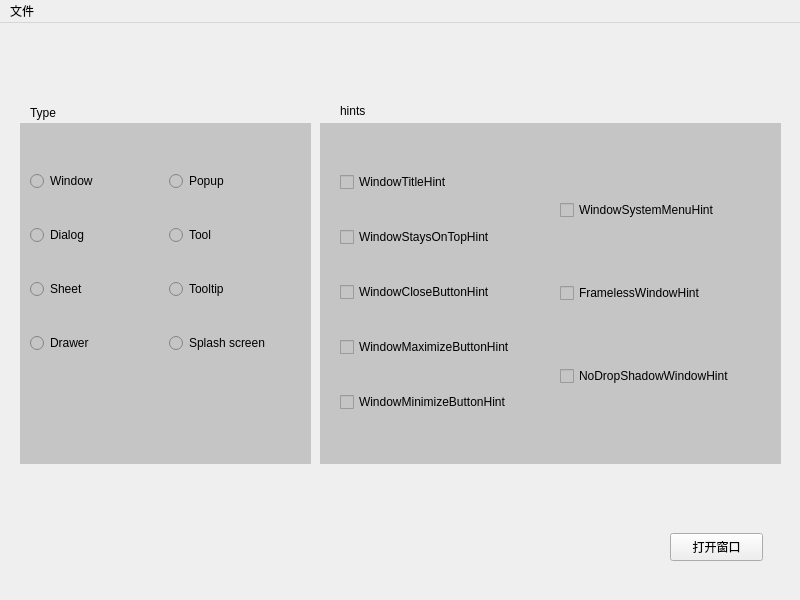
<?xml version="1.0" encoding="UTF-8"?>
<ui version="4.0">
 <class>MainWindow</class>
 <widget class="QMainWindow" name="MainWindow">
  <property name="geometry">
   <rect>
    <x>0</x>
    <y>0</y>
    <width>800</width>
    <height>600</height>
   </rect>
  </property>
  <property name="windowTitle">
   <string>MainWindow</string>
  </property>
  <widget class="QWidget" name="centralwidget">
   <widget class="QWidget" name="widget" native="true">
    <property name="geometry">
     <rect>
      <x>20</x>
      <y>100</y>
      <width>291</width>
      <height>341</height>
     </rect>
    </property>
    <property name="styleSheet">
     <string notr="true">background-color: rgb(197, 197, 197);</string>
    </property>
    <widget class="QWidget" name="">
     <property name="geometry">
      <rect>
       <x>10</x>
       <y>20</y>
       <width>271</width>
       <height>241</height>
      </rect>
     </property>
     <layout class="QVBoxLayout" name="verticalLayout">
      <item>
       <layout class="QHBoxLayout" name="horizontalLayout">
        <item>
         <widget class="QRadioButton" name="radioButton">
          <property name="text">
           <string>Window</string>
          </property>
         </widget>
        </item>
        <item>
         <widget class="QRadioButton" name="radioButton_2">
          <property name="text">
           <string>Popup</string>
          </property>
         </widget>
        </item>
       </layout>
      </item>
      <item>
       <layout class="QHBoxLayout" name="horizontalLayout_4">
        <item>
         <widget class="QRadioButton" name="radioButton_8">
          <property name="text">
           <string>Dialog</string>
          </property>
         </widget>
        </item>
        <item>
         <widget class="QRadioButton" name="radioButton_7">
          <property name="text">
           <string>Tool</string>
          </property>
         </widget>
        </item>
       </layout>
      </item>
      <item>
       <layout class="QHBoxLayout" name="horizontalLayout_5">
        <item>
         <widget class="QRadioButton" name="radioButton_10">
          <property name="text">
           <string>Sheet</string>
          </property>
         </widget>
        </item>
        <item>
         <widget class="QRadioButton" name="radioButton_9">
          <property name="text">
           <string>Tooltip</string>
          </property>
         </widget>
        </item>
       </layout>
      </item>
      <item>
       <layout class="QHBoxLayout" name="horizontalLayout_6">
        <item>
         <widget class="QRadioButton" name="radioButton_12">
          <property name="text">
           <string>Drawer</string>
          </property>
         </widget>
        </item>
        <item>
         <widget class="QRadioButton" name="radioButton_11">
          <property name="text">
           <string>Splash screen</string>
          </property>
         </widget>
        </item>
       </layout>
      </item>
     </layout>
    </widget>
   </widget>
   <widget class="QPushButton" name="pushButton">
    <property name="geometry">
     <rect>
      <x>670</x>
      <y>510</y>
      <width>93</width>
      <height>28</height>
     </rect>
    </property>
    <property name="text">
     <string>打开窗口</string>
    </property>
   </widget>
   <widget class="QLabel" name="label">
    <property name="geometry">
     <rect>
      <x>30</x>
      <y>80</y>
      <width>699</width>
      <height>20</height>
     </rect>
    </property>
    <property name="text">
     <string>Type</string>
    </property>
   </widget>
   <widget class="QWidget" name="widget_2" native="true">
    <property name="geometry">
     <rect>
      <x>320</x>
      <y>100</y>
      <width>461</width>
      <height>341</height>
     </rect>
    </property>
    <property name="styleSheet">
     <string notr="true">background-color: rgb(197, 197, 197);</string>
    </property>
    <widget class="QWidget" name="">
     <property name="geometry">
      <rect>
       <x>20</x>
       <y>20</y>
       <width>434</width>
       <height>300</height>
      </rect>
     </property>
     <layout class="QHBoxLayout" name="horizontalLayout_8">
      <item>
       <layout class="QVBoxLayout" name="verticalLayout_2">
        <item>
         <widget class="QCheckBox" name="checkBox">
          <property name="text">
           <string>WindowTitleHint</string>
          </property>
         </widget>
        </item>
        <item>
         <widget class="QCheckBox" name="checkBox_2">
          <property name="text">
           <string>WindowStaysOnTopHint</string>
          </property>
         </widget>
        </item>
        <item>
         <widget class="QCheckBox" name="checkBox_3">
          <property name="text">
           <string>WindowCloseButtonHint</string>
          </property>
         </widget>
        </item>
        <item>
         <widget class="QCheckBox" name="checkBox_4">
          <property name="text">
           <string>WindowMaximizeButtonHint</string>
          </property>
         </widget>
        </item>
        <item>
         <widget class="QCheckBox" name="checkBox_5">
          <property name="text">
           <string>WindowMinimizeButtonHint</string>
          </property>
         </widget>
        </item>
       </layout>
      </item>
      <item>
       <layout class="QVBoxLayout" name="verticalLayout_3">
        <item>
         <widget class="QCheckBox" name="checkBox_8">
          <property name="text">
           <string>WindowSystemMenuHint</string>
          </property>
         </widget>
        </item>
        <item>
         <widget class="QCheckBox" name="checkBox_9">
          <property name="text">
           <string>FramelessWindowHint</string>
          </property>
         </widget>
        </item>
        <item>
         <widget class="QCheckBox" name="checkBox_10">
          <property name="text">
           <string>NoDropShadowWindowHint</string>
          </property>
         </widget>
        </item>
       </layout>
      </item>
     </layout>
    </widget>
   </widget>
   <widget class="QLabel" name="label_2">
    <property name="geometry">
     <rect>
      <x>340</x>
      <y>80</y>
      <width>346</width>
      <height>15</height>
     </rect>
    </property>
    <property name="text">
     <string>hints</string>
    </property>
   </widget>
  </widget>
  <widget class="QMenuBar" name="menubar">
   <property name="geometry">
    <rect>
     <x>0</x>
     <y>0</y>
     <width>800</width>
     <height>26</height>
    </rect>
   </property>
   <widget class="QMenu" name="editmenu">
    <property name="title">
     <string>文件</string>
    </property>
    <addaction name="actionopen"/>
   </widget>
   <addaction name="editmenu"/>
  </widget>
  <action name="actionopen">
   <property name="text">
    <string>打开</string>
   </property>
  </action>
 </widget>
 <resources/>
 <connections/>
</ui>
